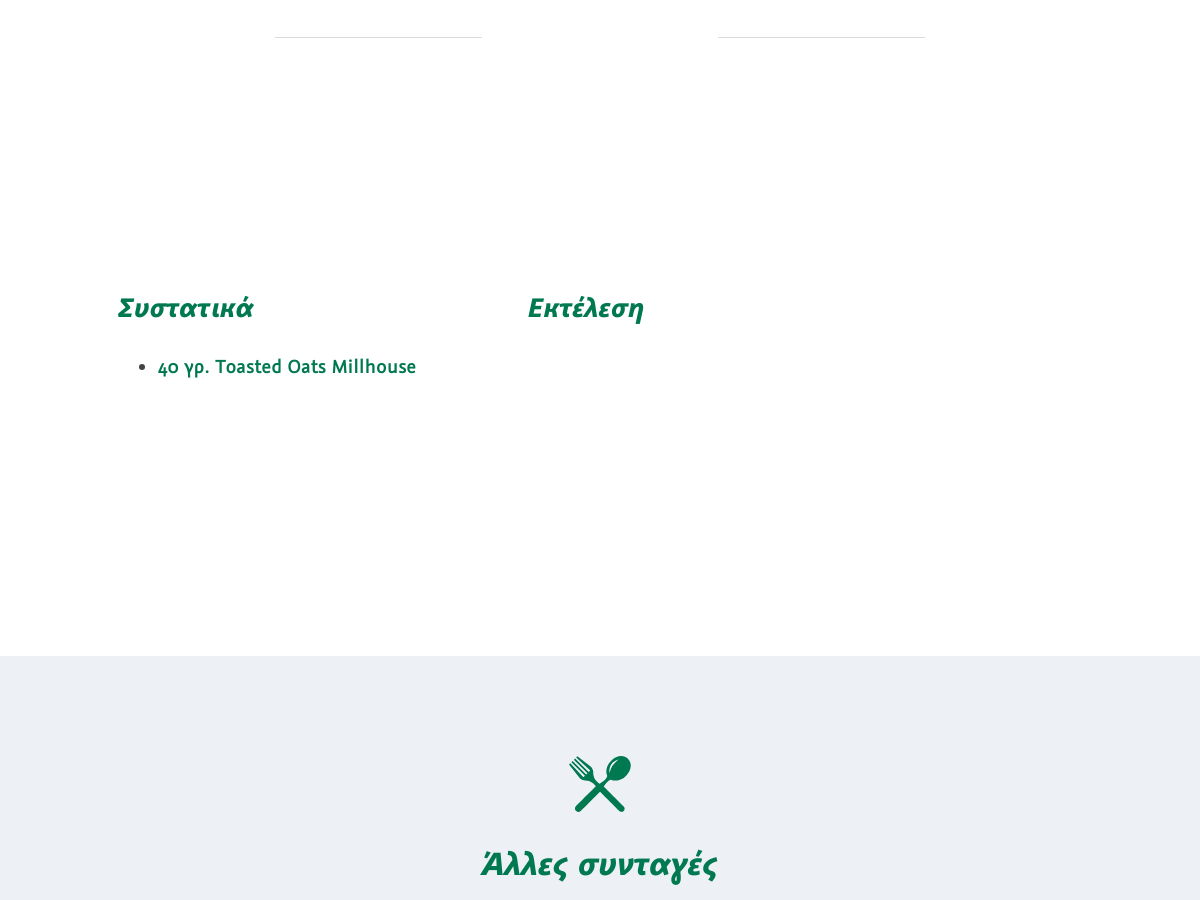
The page /recipe.php?recipeID=16 (middle part) on the database as committed earlier.
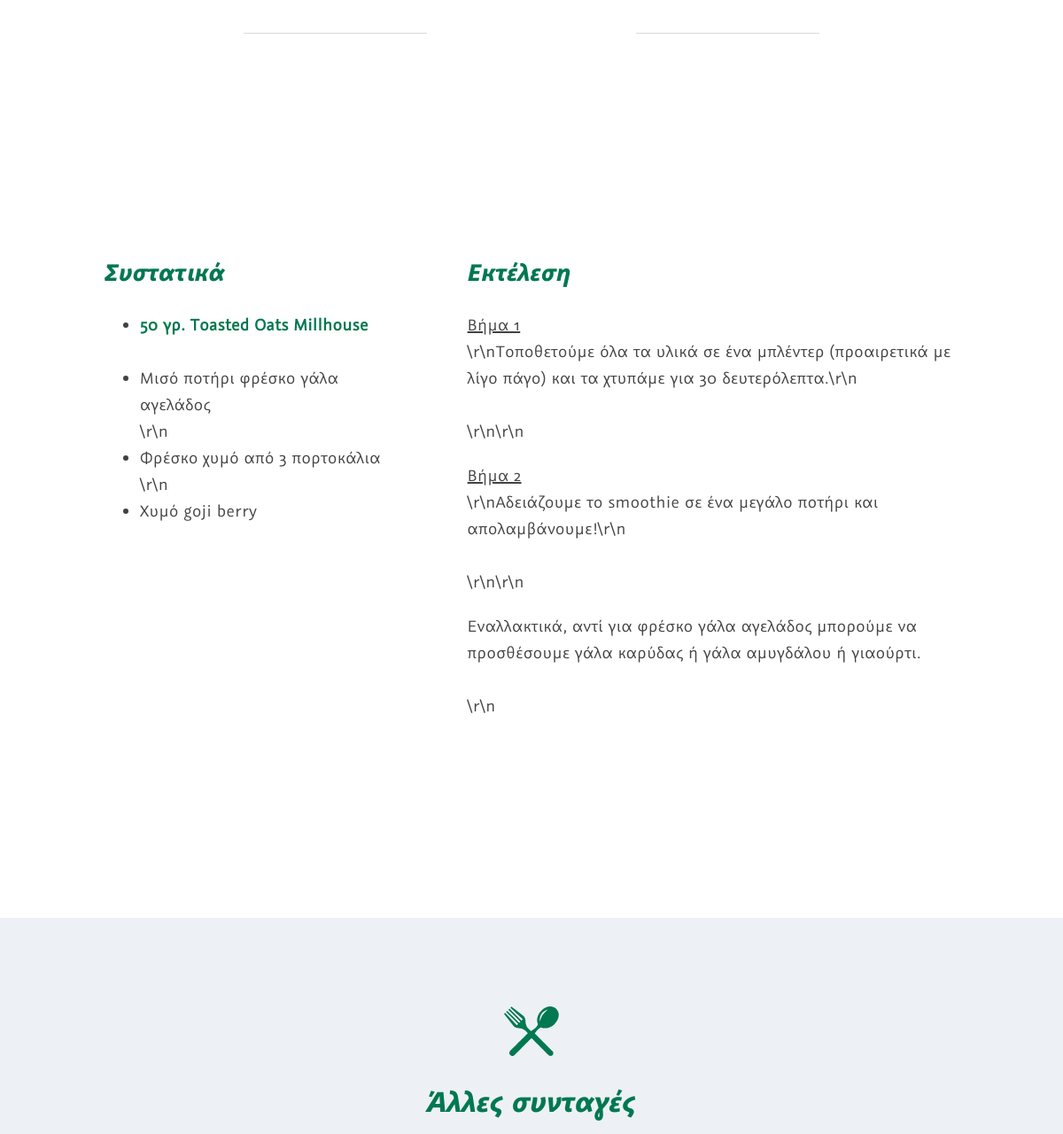
The same page on the database as committed later.
### tables this page shows
CREATE TABLE `recipe` (
  `recipeID` int(11) NOT NULL,
  `name` varchar(255) DEFAULT NULL,
  `description` varchar(255) DEFAULT NULL,
  `prepTime` varchar(255) DEFAULT NULL,
  `difficulty` varchar(255) DEFAULT NULL,
  `serves` varchar(255) DEFAULT NULL,
  `category` varchar(255) DEFAULT NULL,
  `image` varchar(255) DEFAULT NULL,
  `ingredients` mediumtext,
  `method` mediumtext,
  `prID` int(11) DEFAULT NULL,
  `prImage` varchar(255) DEFAULT NULL,
  `product` varchar(255) DEFAULT NULL,
  `productGrams` varchar(255) DEFAULT NULL
);

### recipe.php (the view, shortened to what this page needs)
<?php
  include('assets/php/head.php');
  $sql="SELECT * FROM recipe where recipeID=".$_GET['recipeID'];
  if ($result = $connection->query($sql)) {
		$line = $result->fetch_assoc();
    	do  {
?>
<section class="section--recipe section--white">
	<div class="container">
		<hr class="hr--recipe">
		<div class="row">
			<div class="column two-fifths">
				<h2>Συστατικά</h2>
				<ul>
					<li><a href="product?prID=<?php echo $line['prID'];?>"><strong><?php echo $line['productGrams'];?> γρ. <?php echo $line['product'];?> Millhouse</strong></a></li>
					<br>
					<?php echo $line['ingredients'];?>
				</ul>
			</div>
			<div class="column three-fifths">
				<h2>Εκτέλεση</h2>
				<?php echo $line['method'];?>
			</div>
		</div>
		<?php
			} while ($line = $result->fetch_assoc());
				}
		?>
	</div>
</section>
<section class="section--recipes section--subtle">
	<div class="container">
		<img src="assets/img/spoon-fork.svg" class="icon">
		<h1>Άλλες συνταγές</h1>
	</div>
</section>
</body>
</html>

### assets/php/head.php (shortened to what this page needs)
<!DOCTYPE html>
<html lang="en">
<head>
    <link rel="stylesheet" href="assets/fonts/Graublau.css">
    <link rel="stylesheet" href="assets/css/main.css">
</head>
<body>

### assets/css/main.css (style rules this page uses)
h1,h2,h3,h4,h5,h6 { font-weight:400 }
.tiles .tile .details *,section img { -webkit-transition:all 300ms ease;transition:all 300ms ease }
html { font-size:62.5% }
body { padding:0;margin:0;font-family:"GraublauSans-Regular","Helvetica Neue","Helvetica","Arial",sans-serif;font-weight:normal;font-style:normal;color:#424242;line-height:1.5;letter-spacing:0.05rem }
h1,h2,h3,h4,h5,h6 { font-family:"GraublauSans-BoldItalic","Helvetica Neue","Helvetica","Arial",sans-serif;font-weight:normal;font-style:normal;line-height:1.25 }
.container { margin:0 auto;max-width:1024px }
a { color:#007850;text-decoration:none }
p { margin-bottom:3rem }
img { max-width:100% }
hr { border:0;margin:6rem auto;height:1px;max-width:65rem;background-image:-webkit-linear-gradient(left, #F9F9F9, #DADADA, #F9F9F9);background-image:linear-gradient(to right, #F9F9F9, #DADADA, #F9F9F9) }
body,h4 { font-size:2rem }
h1 { font-size:3.6rem }
h2 { font-size:3rem }
.icon { margin-bottom:2rem;margin-top:0 }
.icon+* { margin-top:0 }
.section--recipe hr.hr--recipe { background-image:none;background-color:#DADADA;margin:18.7rem auto 19.6rem;text-align:center }
.section--recipe hr.hr--recipe:after { content:'.';display:inline-block;position:relative;top:-1.5rem;padding:0 11.5rem;background:#fff;color:transparent }
.row .column,.row .columns,.row .column:first-of-type,.row .columns:first-of-type { padding:3rem !important }
section { padding:10rem 0 12.5rem }
section h1 { margin-bottom:0 }
section img { margin:0 auto }
.section--white { background:#fff }
.section--white h1,.section--white h2,.section--white h3,.section--white h4,.section--white h5,.section--white h6 { color:#007850 }
.section--subtle { background:#EDF1F5 }
.section--subtle h1 { color:#007850 }
.section--recipes h1 { margin-bottom:7rem }
.section--products,.section--recipes { text-align:center }
html,body { margin:0;padding:0 }
*,*:after,*:before { box-sizing:border-box }
.row { display:block;margin:0 auto;max-width:1024px;overflow:hidden;*zoom:1 }
.row::before,.row::after { content:"";display:table;line-height:0 }
.row::after { clear:both }
.row .column,.row .columns { float:left;padding:10px;width:100% }
.row .column:first-of-type,.row .columns:first-of-type { padding-left:20px }
.row .column:last-of-type,.row .columns:last-of-type { padding-right:20px }
.column.two-fifths,.column.w-2-5,.columns.two-fifths,.columns.w-2-5 { width:40% }
.column.three-fifths,.column.w-3-5,.columns.three-fifths,.columns.w-3-5 { width:60% }

Rows that differ between the two databases and show on the page:
changed recipe "Toasted Oats": productGrams "40" → "50"; ingredients (not shown) → "Μισό ποτήρι φρέσκο γάλα αγελάδος \\r\\n Φρέσκο χυμό από 3 πορτοκάλια \\r\\n Χυμό goji berry"; method (not shown) → "Βήμα 1 \\r\\nΤοποθετούμε όλα τα υλικά σε ένα μπλέντερ (προαιρετικά με λίγο πάγο) και τα χτυπάμε για 30 δευτερόλεπτα.\\r\\n \\r\\n\\r\\n Βήμα 2 \\r\\nΑδειάζουμε το smoothie σε ένα μεγάλο ποτήρι και απολαμβάνουμε!\\r\\n \\r\\n\\r\\n Εναλλακτικά, αντί για φρέσκο γάλα αγελάδος μπορούμε να προσθέσουμε γάλα καρύδας ή γάλα αμυγδάλου ή γιαούρτι. \\r\\n"
